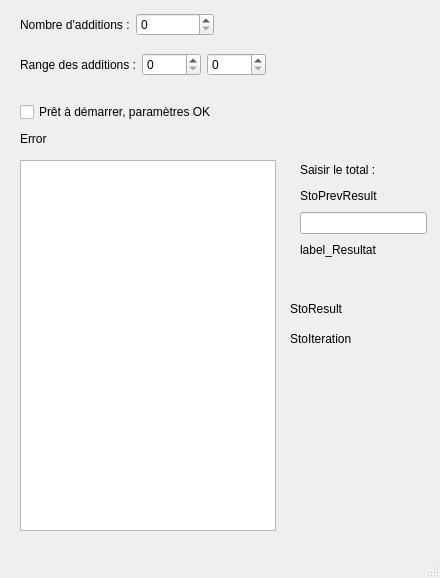
<?xml version="1.0" encoding="UTF-8"?>
<ui version="4.0">
 <class>MainWindow</class>
 <widget class="QMainWindow" name="MainWindow">
  <property name="geometry">
   <rect>
    <x>0</x>
    <y>0</y>
    <width>440</width>
    <height>578</height>
   </rect>
  </property>
  <property name="windowTitle">
   <string>Calcul mental</string>
  </property>
  <widget class="QWidget" name="centralwidget">
   <widget class="QCheckBox" name="checkBox_Pret">
    <property name="geometry">
     <rect>
      <x>20</x>
      <y>100</y>
      <width>241</width>
      <height>24</height>
     </rect>
    </property>
    <property name="text">
     <string>Prêt à démarrer, paramètres OK</string>
    </property>
   </widget>
   <widget class="QLabel" name="label_Error">
    <property name="geometry">
     <rect>
      <x>20</x>
      <y>130</y>
      <width>241</width>
      <height>18</height>
     </rect>
    </property>
    <property name="text">
     <string>Error</string>
    </property>
   </widget>
   <widget class="QLabel" name="label_StoResult">
    <property name="geometry">
     <rect>
      <x>290</x>
      <y>300</y>
      <width>67</width>
      <height>18</height>
     </rect>
    </property>
    <property name="text">
     <string>StoResult</string>
    </property>
   </widget>
   <widget class="QLabel" name="label_StoIteration">
    <property name="geometry">
     <rect>
      <x>290</x>
      <y>330</y>
      <width>67</width>
      <height>18</height>
     </rect>
    </property>
    <property name="text">
     <string>StoIteration</string>
    </property>
   </widget>
   <widget class="QListWidget" name="listWidget_Numbres">
    <property name="geometry">
     <rect>
      <x>20</x>
      <y>160</y>
      <width>256</width>
      <height>371</height>
     </rect>
    </property>
   </widget>
   <widget class="QWidget" name="">
    <property name="geometry">
     <rect>
      <x>20</x>
      <y>10</y>
      <width>194</width>
      <height>29</height>
     </rect>
    </property>
    <layout class="QHBoxLayout" name="horizontalLayout">
     <item>
      <widget class="QLabel" name="label_NbAdd">
       <property name="text">
        <string>Nombre d'additions :</string>
       </property>
      </widget>
     </item>
     <item>
      <widget class="QSpinBox" name="spinBox_NbAdd"/>
     </item>
    </layout>
   </widget>
   <widget class="QWidget" name="">
    <property name="geometry">
     <rect>
      <x>20</x>
      <y>50</y>
      <width>246</width>
      <height>29</height>
     </rect>
    </property>
    <layout class="QHBoxLayout" name="horizontalLayout_2">
     <item>
      <widget class="QLabel" name="label_Range">
       <property name="text">
        <string>Range des additions :</string>
       </property>
      </widget>
     </item>
     <item>
      <widget class="QSpinBox" name="spinBox_RangeFrom"/>
     </item>
     <item>
      <widget class="QSpinBox" name="spinBox_RangeTo"/>
     </item>
    </layout>
   </widget>
   <widget class="QWidget" name="">
    <property name="geometry">
     <rect>
      <x>300</x>
      <y>160</y>
      <width>127</width>
      <height>100</height>
     </rect>
    </property>
    <layout class="QVBoxLayout" name="verticalLayout">
     <item>
      <widget class="QLabel" name="label_Total">
       <property name="text">
        <string>Saisir le total :</string>
       </property>
      </widget>
     </item>
     <item>
      <widget class="QLabel" name="label_StoPrevResult">
       <property name="text">
        <string>StoPrevResult</string>
       </property>
      </widget>
     </item>
     <item>
      <widget class="QLineEdit" name="lineEdit_Total"/>
     </item>
     <item>
      <widget class="QLabel" name="label_Resultat">
       <property name="text">
        <string>label_Resultat</string>
       </property>
      </widget>
     </item>
    </layout>
   </widget>
  </widget>
  <widget class="QMenuBar" name="menubar">
   <property name="geometry">
    <rect>
     <x>0</x>
     <y>0</y>
     <width>440</width>
     <height>23</height>
    </rect>
   </property>
  </widget>
  <widget class="QStatusBar" name="statusbar"/>
 </widget>
 <resources/>
 <connections/>
</ui>
